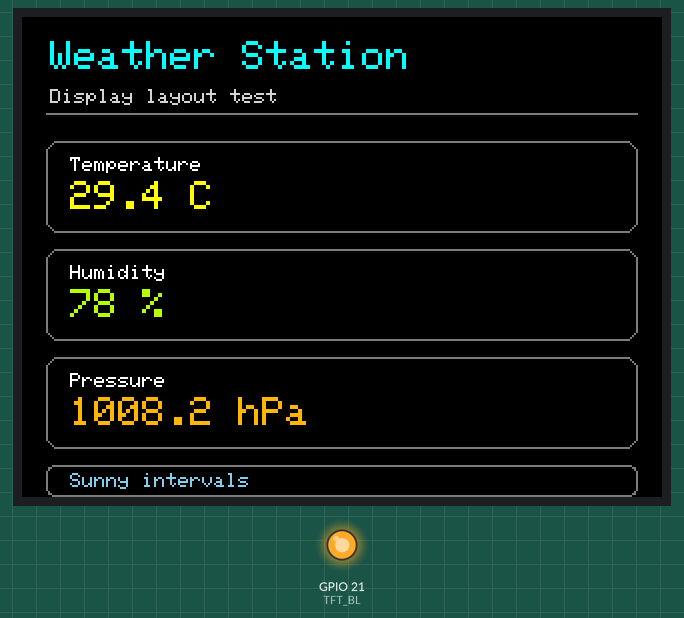
This sketch was run on a simulated ESP32. Shown: 320×240 colour display, output pins drawn as LEDs (lit = HIGH).

Above: at 0.3 s.

The sketch:

graphic.ino
```cpp
#include <TFT_eSPI.h>

// Known-good display wiring for this board:
// TFT_BL   -> GPIO 21
// TFT_MISO -> GPIO 12
// TFT_MOSI -> GPIO 13
// TFT_SCLK -> GPIO 14
// TFT_CS   -> GPIO 15
// TFT_DC   -> GPIO 2
// TFT_RST  -> -1
//
// Note: TFT_eSPI uses the pin mapping from its User_Setup configuration.

#define TFT_BL 21

TFT_eSPI tft = TFT_eSPI();

struct WeatherSample {
  float temperatureC;
  int humidityPercent;
  float pressureHpa;
  const char* statusText;
};

WeatherSample sample = {29.4f, 78, 1008.2f, "Sunny intervals"};

void drawHeader() {
  tft.setTextDatum(TL_DATUM);
  tft.setTextColor(TFT_CYAN, TFT_BLACK);
  tft.setTextSize(2);
  tft.drawString("Weather Station", 14, 12);

  tft.setTextColor(TFT_LIGHTGREY, TFT_BLACK);
  tft.setTextSize(1);
  tft.drawString("Display layout test", 14, 36);

  tft.drawFastHLine(12, 48, 296, TFT_DARKGREY);
}

void drawCard(int y, const char* label, const char* value, uint16_t valueColor) {
  tft.drawRoundRect(12, y, 296, 46, 6, TFT_DARKGREY);

  tft.setTextColor(TFT_WHITE, TFT_BLACK);
  tft.setTextSize(1);
  tft.drawString(label, 24, y + 8);

  tft.setTextColor(valueColor, TFT_BLACK);
  tft.setTextSize(2);
  tft.drawString(value, 24, y + 20);
}

void drawDashboard(const WeatherSample& data) {
  char tempText[24];
  char humidityText[24];
  char pressureText[24];

  snprintf(tempText, sizeof(tempText), "%.1f C", data.temperatureC);
  snprintf(humidityText, sizeof(humidityText), "%d %%", data.humidityPercent);
  snprintf(pressureText, sizeof(pressureText), "%.1f hPa", data.pressureHpa);

  tft.fillScreen(TFT_BLACK);

  drawHeader();
  drawCard(62, "Temperature", tempText, TFT_YELLOW);
  drawCard(116, "Humidity", humidityText, TFT_GREENYELLOW);
  drawCard(170, "Pressure", pressureText, TFT_ORANGE);

  tft.drawRoundRect(12, 224, 296, 16, 4, TFT_DARKGREY);
  tft.setTextColor(TFT_SKYBLUE, TFT_BLACK);
  tft.setTextSize(1);
  tft.drawString(data.statusText, 24, 228);
}

void setup() {
  pinMode(TFT_BL, OUTPUT);
  digitalWrite(TFT_BL, HIGH);

  tft.init();
  tft.setRotation(1);
  tft.setSwapBytes(true);

  drawDashboard(sample);
}

void loop() {
}
```
